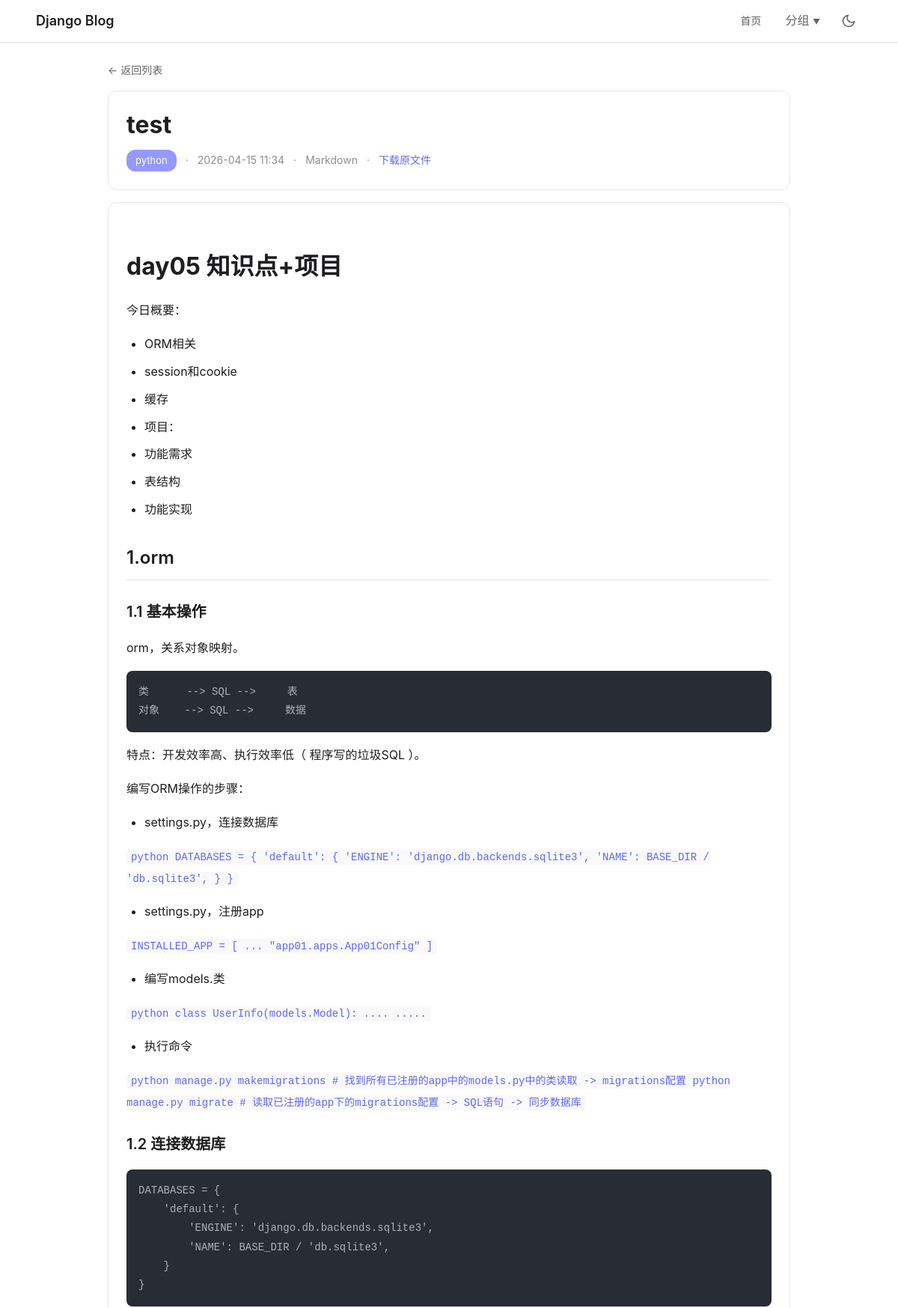
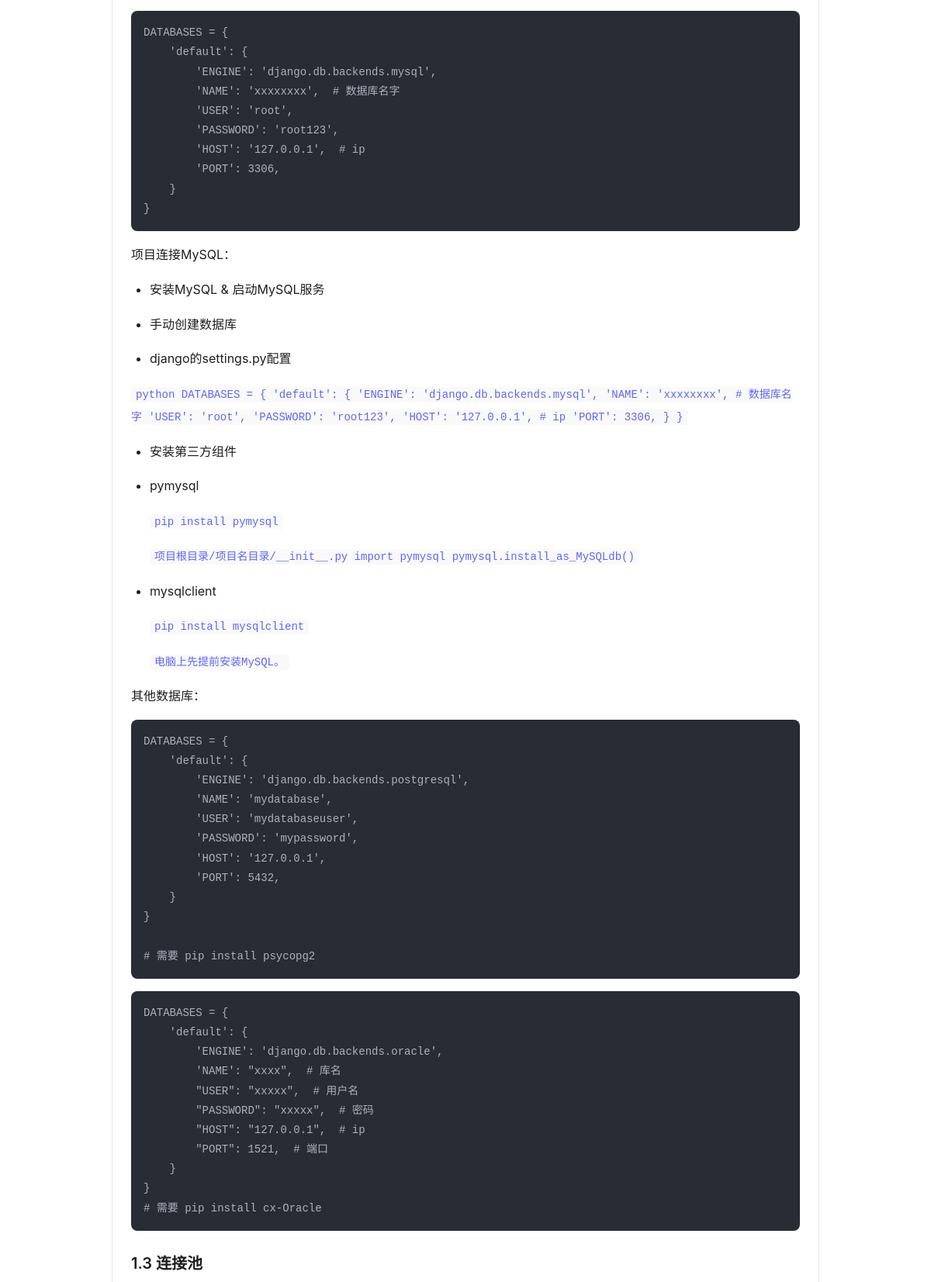
/p/test/ (upper part), run on the app's committed database (2 pictures, top to bottom).
### blog/models.py (models this page shows, shortened)
class Post(models.Model):
    class SourceType(models.TextChoices):
        MARKDOWN = "markdown", "Markdown"
        PDF = "pdf", "PDF"
    category = models.ForeignKey(
        Category,
        verbose_name="分类",
        on_delete=models.SET_NULL,
        null=True,
        blank=True,
        related_name="posts"
    )
    title = models.CharField("标题", max_length=200)
    slug = models.SlugField("URL标识", max_length=220, unique=True, blank=True)
    source_type = models.CharField(
        "来源类型",
        max_length=20,
        choices=SourceType.choices,
        db_index=True
    )
    source_file = models.FileField("源文件", upload_to="document/")
    content_markdown = models.TextField("Markdown内容", blank=True)
    content_text = models.TextField("文本内容", blank=True)
    content_html = models.TextField("HTML内容", blank=True)
    created_at = models.DateTimeField("创建时间", default=timezone.now, editable=False)
    updated_at = models.DateTimeField("更新时间", auto_now=True)
    published = models.BooleanField("已发布", default=True, db_index=True)
    class Meta:
        verbose_name = "文章"
        verbose_name_plural = "文章"
        ordering = ["-created_at"]

class Category(models.Model):
    name = models.CharField("名称", max_length=100, unique=True)
    slug = models.SlugField("URL标识", max_length=120, unique=True, blank=True)
    description = models.TextField("描述", blank=True)
    created_at = models.DateTimeField("创建时间", default=timezone.now, editable=False)
    class Meta:
        verbose_name = "分类"
        verbose_name_plural = "分类"
        ordering = ["name"]
    @property
    def published_posts_count(self):
        return self.posts.filter(published=True).count()

### blog/views.py (the view)
# urls.py: path("p/<slug:slug>/", views.PostDetailView.as_view(), name="post_detail"),
class PostDetailView(DetailView):
    model = Post
    template_name = "blog/post_detail.html"
    context_object_name = "post"
    def get_context_data(self, **kwargs):
        context = super().get_context_data(**kwargs)
        context["categories"] = Category.objects.all()
        return context

### blog/context_processors.py (called while the page is built)
def icp_info(request):
    return {
        'ICP_INFO': getattr(settings, 'ICP_INFO', ''),
        'GOV_INFO': getattr(settings, 'GOV_INFO', '')
    }

def categories(request):
    return {
        'categories': Category.objects.all()
    }

### templates/blog/post_detail.html (shortened to what this page needs)
{% extends "base.html" %}
{% block content %}
  <a href="/" class="back-link">← 返回列表</a>
  <div class="card">
    <h1 class="post-detail-title">{{ post.title }}</h1>
    <div class="post-detail-meta">
      {% if post.category %}
        <span style="background-color: var(--vp-c-brand-lighter); color: white; padding: 4px 12px; border-radius: 12px; font-size: 13px;">{{ post.category.name }}</span>
        <span>·</span>
      {% endif %}
      <span>{{ post.created_at|date:"Y-m-d H:i" }}</span>
      <span>·</span>
      <span>{{ post.get_source_type_display }}</span>
      {% if post.source_file %}
        <span>·</span>
        <a href="{{ post.source_file.url }}">下载原文件</a>
      {% endif %}
    </div>
  </div>
  <div class="card post-body">
    {% if post.source_type == "markdown" %}
      {{ post.content_html|safe }}
    {% else %}
      <pre>{{ post.content_text }}</pre>
    {% endif %}
  </div>
{% endblock %}

### templates/base.html (style rules this page uses)
:root { --vp-c-brand: #5f67ee; --vp-c-brand-light: #7c81f7; --vp-c-brand-lighter: #9499ff; --vp-c-bg: #ffffff; --vp-c-bg-alt: #f6f6f7; --vp-c-bg-soft: #f9f9f9; --vp-c-text-1: #1e1e20; --vp-c-text-2: #646468; --vp-c-text-3: #8e8e93; --vp-c-divider: #e5e5e6; --vp-c-border: #e5e5e6; --vp-nav-bg: rgba(255, 255, 255, 0.8); --vp-code-bg: #282c34; --vp-font-family-base: -apple-system, BlinkMacSystemFont, "Segoe UI", Roboto, "Helvetica Neue", Arial, "Noto Sans", sans-serif, "Apple Color Emoji", "Segoe UI Emoji", "Segoe UI Symbol", "Noto Color Emoji"; --vp-font-family-mono: ui-monospace, SFMono-Regular, Menlo, Monaco, Consolas, "Liberation Mono", "Courier New", monospace; }
* { box-sizing: border-box; margin: 0; padding: 0; }
html { line-height: 1.6; -webkit-text-size-adjust: 100%; }
body { font-family: var(--vp-font-family-base); color: var(--vp-c-text-1); background-color: var(--vp-c-bg); min-height: 100vh; }
a { color: var(--vp-c-brand); text-decoration: none; transition: color 0.25s; }
.card { background-color: var(--vp-c-bg); border: 1px solid var(--vp-c-border); border-radius: 12px; padding: 24px; margin-bottom: 16px; transition: border-color 0.25s, background-color 0.25s; }
.post-body { line-height: 1.8; }
.post-body h1 { font-size: 32px; margin: 32px 0 16px; font-weight: 700; }
.post-body h2 { font-size: 24px; margin: 28px 0 12px; font-weight: 600; padding-bottom: 8px; border-bottom: 1px solid var(--vp-c-divider); }
.post-body h3 { font-size: 20px; margin: 24px 0 10px; font-weight: 600; }
.post-body p { margin: 16px 0; }
.post-body ul, .post-body ol { margin: 16px 0; padding-left: 24px; }
.post-body li { margin: 8px 0; }
.post-body pre { background-color: var(--vp-code-bg); color: #abb2bf; padding: 16px; border-radius: 8px; overflow-x: auto; margin: 16px 0; }
.post-body code { font-family: var(--vp-font-family-mono); font-size: 14px; }
.post-body p code, .post-body li code { background-color: var(--vp-c-bg-soft); padding: 2px 6px; border-radius: 4px; color: var(--vp-c-brand); }
.back-link { display: inline-flex; align-items: center; gap: 4px; font-size: 14px; color: var(--vp-c-text-2); margin-bottom: 16px; }
.post-detail-title { font-size: 32px; font-weight: 700; margin-bottom: 12px; line-height: 1.3; }
.post-detail-meta { font-size: 14px; color: var(--vp-c-text-3); display: flex; flex-wrap: wrap; gap: 12px; align-items: center; }

### data on the page
Post: title "test", category.name "python", created_at "2026-04-15 11:34", source_type "Markdown", content_html "day05 知识点+项目 今日概要： ORM相关 session和cookie 缓存 项目： 功能需求 表结构 功能实现 1.orm 1.1 基本操作 orm，关系对象映射。 类 --> SQL --> 表 对象 --> SQL --> 数据 特点：开发效率高、执行效率低（ 程序写的垃圾SQL ）。 编写ORM操作的步骤： settings.py，连接数据库 python DATABASES = { 'default': { 'ENGINE': 'django.db.backends.sqlite3', 'NAME': BASE_DIR / 'db.sqlite3', } } settings.py，注册app INSTALLED_APP = [ ... \"app01.apps.App01Config\" ] 编写models.类 python class UserInfo(models.Model): .... ..... 执行命令 python manage.py makemigrations # 找到所有已注册的app中的models.py中的类读取 -> migrations配置 python manage.py migrate # 读取已注册的app下的migrations配置 -> SQL语句 -> 同步数据库 1.2 连接数据库 DATABASES = { 'default': { 'ENGINE': 'django.db.backends.sqlite3', 'NAME': BASE_DIR / 'db.sqlite3', } } DATABASES = {…"
